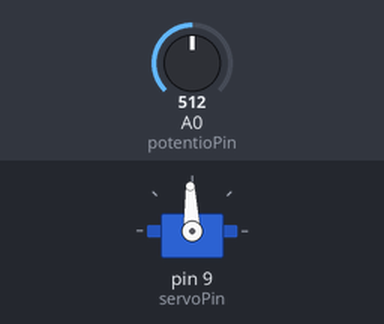
A sketch run on a simulated Arduino Uno, built with avr-gcc and run on an emulated ATmega328P. Shown: servo. The test bench sets the inputs (shaded band); at power-on: A0 (potentioPin) = 512.

Above: at 1.2 s.
1.3 s: A0 (potentioPin) set to 716
At 2.2 s:
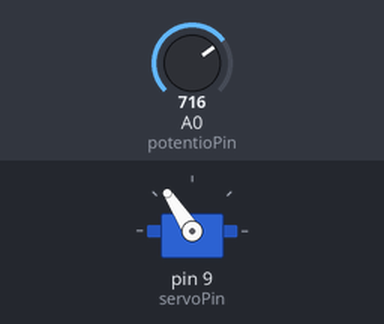
2.8 s: A0 (potentioPin) set to 900
At 3.4 s:
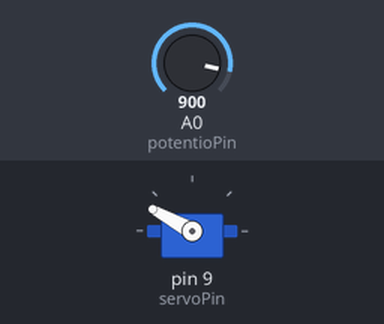
4.3 s: A0 (potentioPin) set to 1023
At 5.5 s:
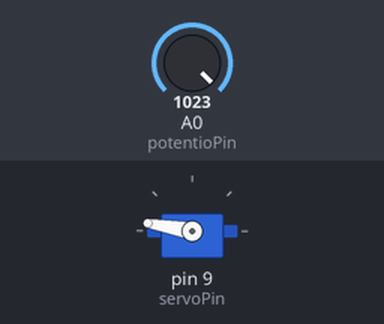
5.8 s: A0 (potentioPin) set to 306
At 6.8 s:
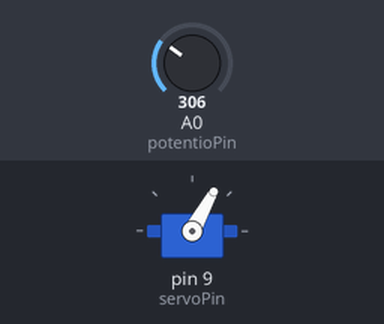
7.3 s: A0 (potentioPin) set to 122
At 8.0 s:
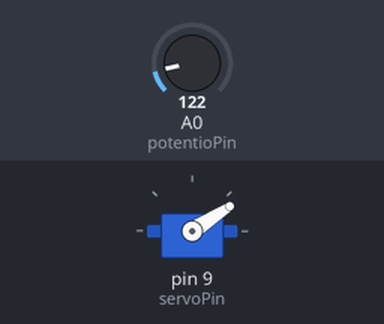
8.8 s: A0 (potentioPin) set to 511
At 9.1 s:
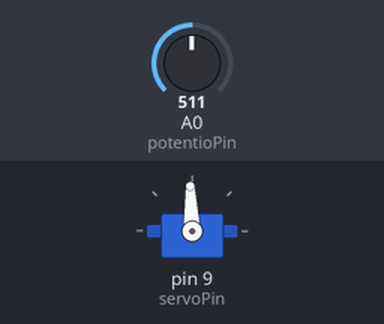
Timing chart, 0 to 11.3 s (numbered marks = the images above; inputs shaded):
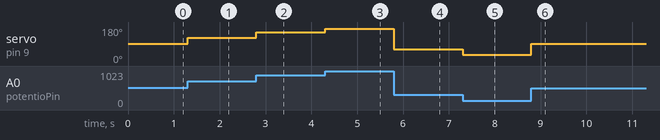

Measured:
- after the input at 1.3 s, servo on pin 9 (servoPin): 92° → 123° at once
- after the input at 2.8 s, servo on pin 9 (servoPin): 123° → 151° at once
- after the input at 4.3 s, servo on pin 9 (servoPin): 151° → 170° at once
- after the input at 5.8 s, servo on pin 9 (servoPin): 170° → 61° at once
- after the input at 7.3 s, servo on pin 9 (servoPin): 61° → 33° at once
- after the input at 8.8 s, servo on pin 9 (servoPin): 33° → 92° at once

The sketch:

_16_Servo.ino
```cpp
#include <Servo.h> //Loading servo library
int angle = 0; //dec. position variable
int servoPin = 9; //Servo pin
int potentioPin = A0; //Dec. for potentiometre
int potentioRead; // to read the pin
int servoDelay = 25; //Delay time of servo

Servo myPointer; //making servo as object

void setup() {
  Serial.begin(9600);
  myPointer.attach(servoPin); //servo is attached to pin 9
}

void loop() {
  potentioRead = analogRead(potentioPin);
  angle = (155.0/1023.0)*potentioRead + 15;
  myPointer.write(angle);

}
```
